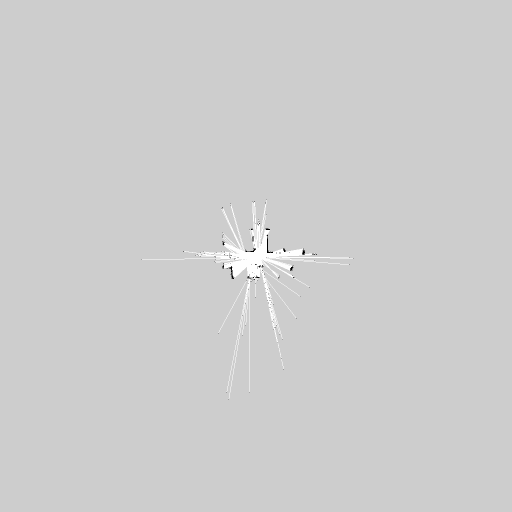
//> input picture kamtoa_bringup/launch/shell_script/robot_192_168_1_2/test.pgm, 1024 x 1024 px (shown at 1/2 size)
$ ./opencvtest ../../kamtoa_bringup/launch/shell_script/robot_192_168_1_2/test.pgm   (built with g++ and OpenCV 4)
//> lines starting //> are read from the running program, lines starting //| are printed output that depends on the picture; after the words box and inside, x2 and y2 are one past the last pixel; in counts of white or black regions, pixels touching at a corner belong together
#include <opencv2/opencv.hpp>
#include <opencv2/highgui/highgui.hpp>
#include <iostream>
#include <stdio.h>
#define OCCUPIED 100
#define FREE 0
#define UNDEFINED -1

using namespace cv;
using namespace std;

cv::Mat originalImage;
cv::Mat rgbImg,original_rgbImg;
cv::Mat binaryImage;
cv::Mat binaryImage_original;
cv::Mat outputBin;
cv::Mat drawableAreaMask;
cv::Mat mask1;
cv::Mat mask2;
cv::Scalar roomColor;
int room_number;
char lastkey;
bool click;
int size;

void readFile(std::string path){
    originalImage   = cv::imread(path,CV_LOAD_IMAGE_UNCHANGED);
//> originalImage is the input picture: 1024 rows x 1024 cols, CV_8UC1; min 0, max 254, mean 205.3
    rgbImg   = cv::imread(path,CV_LOAD_IMAGE_COLOR);
    original_rgbImg   = cv::imread(path,CV_LOAD_IMAGE_COLOR);
    // INT8 - Signed Char - Structure
    binaryImage     = cv::Mat(1024, 1024, CV_8SC1);
    outputBin       = cv::Mat(1024, 1024, CV_8UC1);
    // Create BinaryImage
    uchar* mapDataIter = originalImage.data;
    // iterate from lower left 0,0 [ROW-MAJOR]
    for(unsigned int row = 0; row < binaryImage.rows; ++row){
        for(unsigned int col = 0; col < binaryImage.cols; ++col){
            if (*mapDataIter == 0)
                binaryImage.at<schar>(row,col) = 100;
            if (*mapDataIter == 254)
                binaryImage.at<schar>(row,col) = 0;
            if (*mapDataIter == 205)
                binaryImage.at<schar>(row,col) = -1;
            ++mapDataIter;
        }
    }
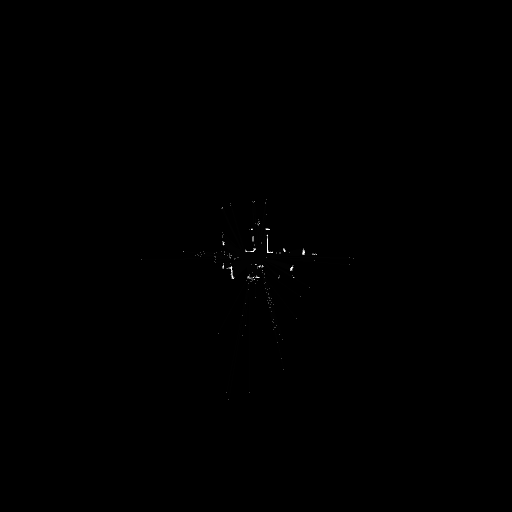
//> binaryImage: 1024 rows x 1024 cols, CV_8SC1 (shown at 1/2 size); min -1, max 100, mean -0.9; drawn with min black and max white
    binaryImage.copyTo(binaryImage_original);

    //Create Mask For Drawable Area
    mask1 = (binaryImage == 100);
//> mask1: 1024 rows x 1024 cols, CV_8UC1; 0.07% white in thin lines or dots, all inside (x1, y1, x2, y2) = (282, 398, 708, 800)
    mask2 = (binaryImage == -1);
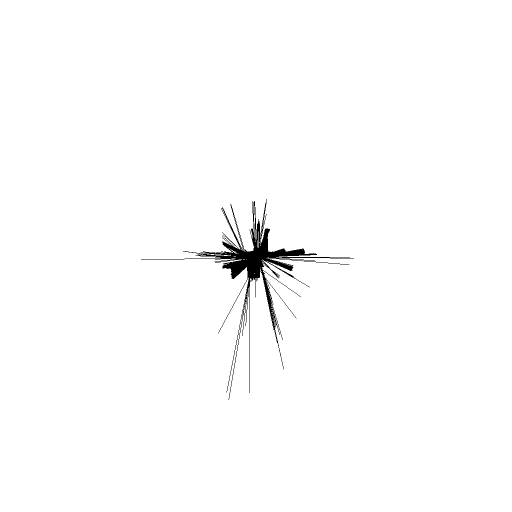
//> mask2: 1024 rows x 1024 cols, CV_8UC1 (shown at 1/2 size); 98.9% white; 1 black region, box (x1, y1, x2, y2) and area: (282, 398, 708, 800) 11049
    cv::bitwise_or(mask1,mask2,drawableAreaMask);
//> drawableAreaMask: 1024 rows x 1024 cols, CV_8UC1; 99% white; 20 black regions (12 under 20 px), largest, box (x1, y1, x2, y2) and area: (283, 399, 707, 716) 9225, (453, 557, 501, 785) 733, (457, 632, 486, 799) 167
    // drawableAreaMask = (binaryImage == 0);
    // cv::bitwise_not(drawableAreaMask,drawableAreaMask);
}

// [45 lines left out: functions setBrush, readValue, not called in this run]

void createBinaryMat(){
    // Create BinaryImage
    // iterate from lower left 0,0 [ROW-MAJOR]
    for(unsigned int row = 0; row < outputBin.rows; ++row){
        for(unsigned int col = 0; col < outputBin.cols; ++col){
            //cout << (int)binaryImage.at<schar>(row,col) <<endl;
            int readCell = (int)binaryImage.at<schar>(row,col);
            if(readCell == -1)outputBin.at<uchar>(row,col) = 205;
            else if(readCell == 100)outputBin.at<uchar>(row,col) =0;
            else if(readCell == 0)outputBin.at<uchar>(row,col) = 254;
            else outputBin.at<uchar>(row,col) = readCell;
        }
    }
}


// [26 lines left out: function mouse_callback_draw, not called in this run]

int main( int argc, char** argv )
{
    //Open File by called arguments
    // and put into mat
    readFile(argv[1]);
    click= false;
    size=10;
     //set the callback function for any mouse event
     namedWindow( "Original", WINDOW_AUTOSIZE );// Create a window for display.
     setMouseCallback("Original", mouse_callback_draw , NULL);

    // EDIT THE BINARY IMAGE
    // BUT DO THINGS ON RGB
    while(true){
        char key_input;
        if(key_input = cv::waitKey(1)){
//> the 'q' key is pressed
            //std::cout << "Current Room Number : " << room_number <<std::endl;
        }
        if(key_input == 'q'){
            break;
        }
        if(key_input == '+')size+=10;
        if(key_input == '-'){
            size--;
            if(size <= 10)size=10;
        }

        if(key_input >= '0' && key_input <= '9'){
            room_number = key_input - '0';
            room_number *=10;
            //Set Brush Color
            setBrush(room_number);
        }
        imshow( "Original", rgbImg );       // Show our image inside it.
    }

    createBinaryMat();
    imshow( "Bin", outputBin );
    imwrite( "fin.pgm", outputBin);
    waitKey(0);                                      // Wait for a keystroke in the window
    return 0;
}
